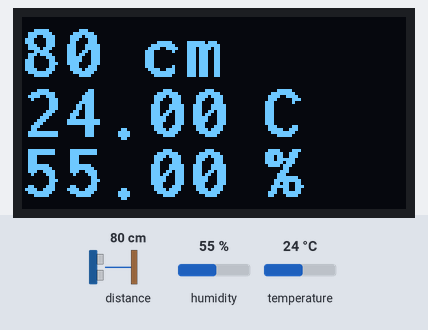
This sketch was run on a simulated Arduino Uno, built with avr-gcc and run on an emulated ATmega328P. Shown: 128×64 one-colour display. The inputs (shaded band) are chosen by the test bench; at power-on: distance to the obstacle 80 cm, humidity 55 %, temperature 24 °C.

Above: at 1.2 s.
1.3 s: distance to the obstacle set to 2 cm
At 2.5 s:
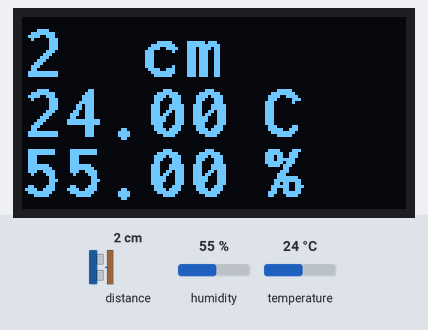
3.0 s: humidity set to 22 %
At 4.1 s:
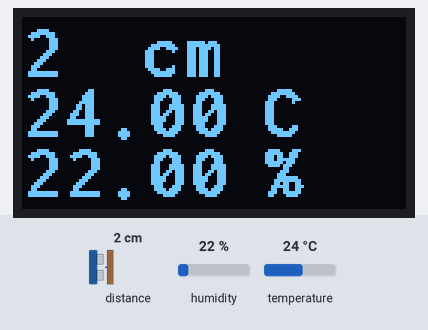
4.5 s: temperature set to 12 °C
At 5.3 s:
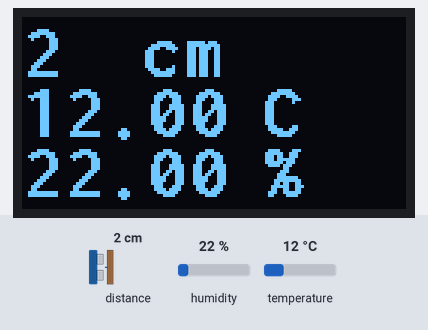
6.1 s: distance to the obstacle set to 4 cm
At 7.4 s:
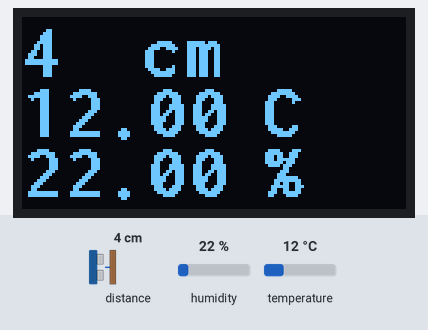
7.7 s: humidity set to 40 %
At 8.5 s:
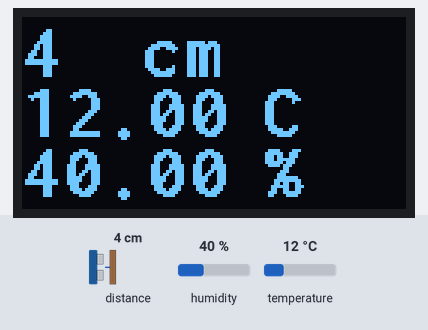
9.2 s: distance to the obstacle set to 9 cm
At 10.6 s:
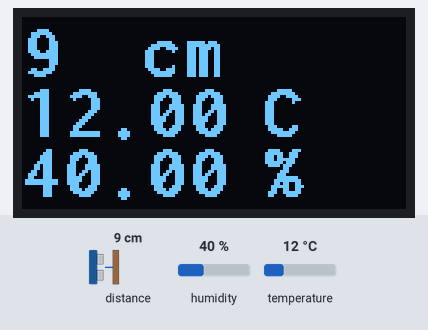
Timing chart, 0 to 11.8 s (numbered marks = the images above; inputs shaded):
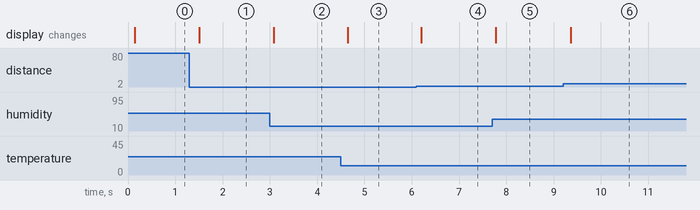

The sketch:

12_4_Sensors_OLED.ino
```cpp
#include <Arduino.h>
#include <U8g2lib.h>

#ifdef U8X8_HAVE_HW_SPI
#include <SPI.h>
#endif
#ifdef U8X8_HAVE_HW_I2C
#include <Wire.h>
#endif

#include "Ultrasonic.h"
Ultrasonic ultrasonic(0);
#include <DHT.h>
#include <DHT_U.h>

#define DHTPIN 2
#define DHTTYPE DHT11 // DHT 11
DHT_Unified dht(DHTPIN, DHTTYPE);

U8G2_SSD1306_128X64_NONAME_F_SW_I2C u8g2(U8G2_R0,
    /* clock=*/ SCL,
    /* data=*/ SDA,
    /* reset=*/ U8X8_PIN_NONE);

u8g2_uint_t offset; // current offset for the scrolling text
u8g2_uint_t width; // pixel width of the scrolling text (must be lesser than 128 unless U8G2_16BIT is defined
const char *text = "U8g2 "; // scroll this text from right to left

void setup(void) {
  dht.begin();

  u8g2.begin();

  u8g2.setFont(u8g2_font_inb30_mr); // set the target font to calculate the pixel width
  width = u8g2.getUTF8Width(text); // calculate the pixel width of the text

  u8g2.setFontMode(0); // enable transparent mode, which is faster
}

void loop(void) {
  u8g2_uint_t x;
  long RangeInInches;
  long RangeInCentimeters;

  RangeInCentimeters = ultrasonic.MeasureInCentimeters(); // two measurements should keep an interval
  Serial.println(RangeInCentimeters);//0~400cm
  u8g2.firstPage();
  do {

    // draw the scrolling text at current offset
    x = offset;
    u8g2.setFont(u8g2_font_inb30_mr);   // set the target font
    //    do {                // repeated drawing of the scrolling text...
    //      u8g2.drawUTF8(x, 30, text);     // draw the scolling text
    //      x += width;           // add the pixel width of the scrolling text
    //    } while( x < u8g2.getDisplayWidth() );    // draw again until the complete display is filled
    //
    u8g2.setFont(u8g2_font_inb16_mr);   // draw the current pixel width
    u8g2.setCursor(0, 20);
    //u8g2.print(width++);          // this value must be lesser than 128 unless U8G2_16BIT is set
    u8g2.print(RangeInCentimeters);          // this value must be lesser than 128 unless U8G2_16BIT is set
    u8g2.setCursor(40, 20);
    u8g2.print("cm");


    //dht11
    sensors_event_t event;
    dht.temperature().getEvent(&event);
    u8g2.setCursor(0, 40);
    u8g2.print(event.temperature) ;
    u8g2.setCursor(80, 40);
    u8g2.print("C") ;

    dht.humidity().getEvent(&event);
    u8g2.setCursor(0, 60);
    u8g2.print(event.relative_humidity) ;
    u8g2.setCursor(80, 60);
    u8g2.print("%") ;
  } while ( u8g2.nextPage() );

  offset -= 1; // scroll by one pixel
  if ( (u8g2_uint_t)offset < (u8g2_uint_t) - width )
    offset = 0; // start over again

  delay(10); // do some small delay
}
```

Measured:
- after the input at 1.3 s, the display: changes after 0.20 s (image 1)
- after the input at 3.0 s, the display: changes after 0.08 s (image 2)
- after the input at 4.5 s, the display: changes after 0.15 s (image 3)
- after the input at 6.1 s, the display: changes after 0.11 s (image 4)
- after the input at 7.7 s, the display: changes after 0.07 s (image 5)
- after the input at 9.2 s, the display: changes after 0.16 s (image 6)
